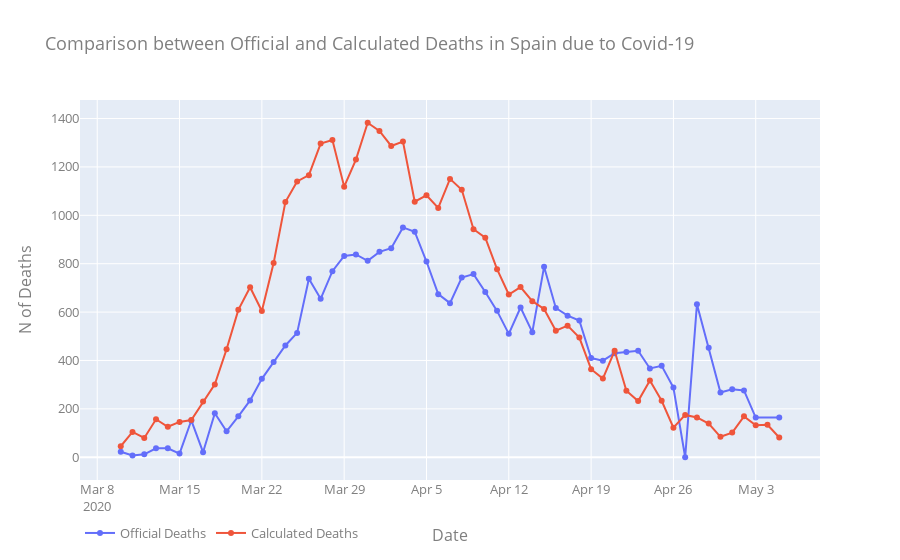

The cell this chart's notebook holds for it:
### Code cell
# Create traces
fig = go.Figure()
fig.add_trace(go.Scatter(x=official_to_print["date"], y=official_to_print["official_deaths"],
                    mode='lines+markers', 
                    name='Official Deaths'))
fig.add_trace(go.Scatter(x=mortality_to_print["date"], y=mortality_to_print["covid_deaths"],
                    mode='lines+markers',
                    name='Calculated Deaths'))

fig.update_layout(
    title="Comparison between Official and Calculated Deaths in Spain due to Covid-19",
    xaxis_title="Date",
    yaxis_title="N of Deaths",
    legend_orientation="h",
    font=dict(
        #family="Courier New, monospace",
        size=13,
        color="#7f7f7f"
    ))

fig.show();
